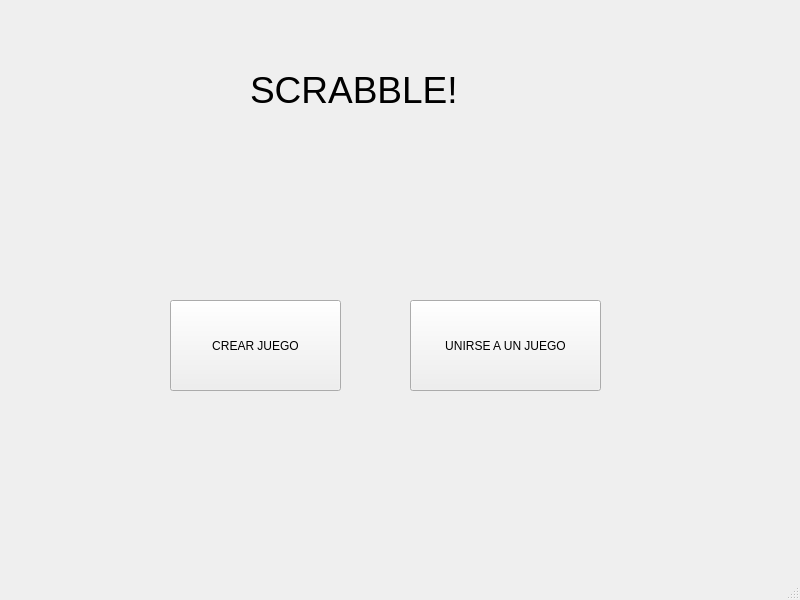
<?xml version="1.0" encoding="UTF-8"?>
<ui version="4.0">
 <class>MainWindow</class>
 <widget class="QMainWindow" name="MainWindow">
  <property name="geometry">
   <rect>
    <x>0</x>
    <y>0</y>
    <width>800</width>
    <height>600</height>
   </rect>
  </property>
  <property name="windowTitle">
   <string>MainWindow</string>
  </property>
  <widget class="QWidget" name="centralwidget">
   <widget class="QLabel" name="label_2">
    <property name="geometry">
     <rect>
      <x>250</x>
      <y>50</y>
      <width>251</width>
      <height>81</height>
     </rect>
    </property>
    <property name="font">
     <font>
      <pointsize>28</pointsize>
     </font>
    </property>
    <property name="text">
     <string>SCRABBLE!</string>
    </property>
    <property name="textFormat">
     <enum>Qt::RichText</enum>
    </property>
   </widget>
   <widget class="QPushButton" name="pushButton">
    <property name="geometry">
     <rect>
      <x>170</x>
      <y>300</y>
      <width>171</width>
      <height>91</height>
     </rect>
    </property>
    <property name="text">
     <string>CREAR JUEGO</string>
    </property>
   </widget>
   <widget class="QPushButton" name="pushButton_2">
    <property name="geometry">
     <rect>
      <x>410</x>
      <y>300</y>
      <width>191</width>
      <height>91</height>
     </rect>
    </property>
    <property name="text">
     <string>UNIRSE A UN JUEGO</string>
    </property>
   </widget>
  </widget>
  <widget class="QMenuBar" name="menubar">
   <property name="geometry">
    <rect>
     <x>0</x>
     <y>0</y>
     <width>800</width>
     <height>26</height>
    </rect>
   </property>
  </widget>
  <widget class="QStatusBar" name="statusbar"/>
 </widget>
 <resources/>
 <connections/>
</ui>
